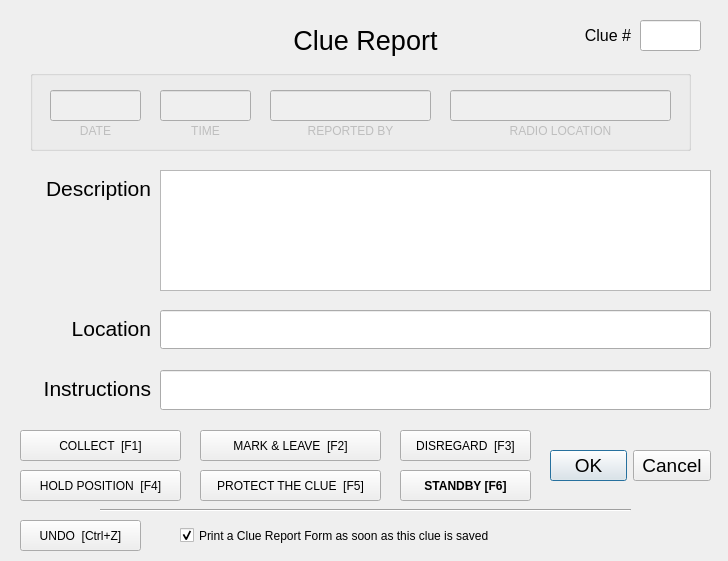
<?xml version="1.0" encoding="UTF-8"?>
<ui version="4.0">
 <class>clueDialog</class>
 <widget class="QDialog" name="clueDialog">
  <property name="geometry">
   <rect>
    <x>0</x>
    <y>0</y>
    <width>728</width>
    <height>561</height>
   </rect>
  </property>
  <property name="font">
   <font>
    <family>Segoe UI</family>
    <pointsize>16</pointsize>
   </font>
  </property>
  <property name="windowTitle">
   <string>Clue Report</string>
  </property>
  <widget class="QLabel" name="label_4">
   <property name="geometry">
    <rect>
     <x>10</x>
     <y>370</y>
     <width>141</width>
     <height>37</height>
    </rect>
   </property>
   <property name="font">
    <font>
     <family>Segoe UI</family>
     <pointsize>16</pointsize>
    </font>
   </property>
   <property name="text">
    <string>Instructions</string>
   </property>
   <property name="alignment">
    <set>Qt::AlignRight|Qt::AlignTrailing|Qt::AlignVCenter</set>
   </property>
  </widget>
  <widget class="QDialogButtonBox" name="buttonBox">
   <property name="geometry">
    <rect>
     <x>550</x>
     <y>440</y>
     <width>161</width>
     <height>51</height>
    </rect>
   </property>
   <property name="font">
    <font>
     <family>Segoe UI</family>
     <pointsize>14</pointsize>
    </font>
   </property>
   <property name="orientation">
    <enum>Qt::Horizontal</enum>
   </property>
   <property name="standardButtons">
    <set>QDialogButtonBox::Cancel|QDialogButtonBox::Ok</set>
   </property>
  </widget>
  <widget class="QLabel" name="label_3">
   <property name="geometry">
    <rect>
     <x>20</x>
     <y>310</y>
     <width>131</width>
     <height>37</height>
    </rect>
   </property>
   <property name="font">
    <font>
     <family>Segoe UI</family>
     <pointsize>16</pointsize>
    </font>
   </property>
   <property name="text">
    <string>Location</string>
   </property>
   <property name="alignment">
    <set>Qt::AlignRight|Qt::AlignTrailing|Qt::AlignVCenter</set>
   </property>
  </widget>
  <widget class="QLabel" name="label">
   <property name="geometry">
    <rect>
     <x>0</x>
     <y>170</y>
     <width>151</width>
     <height>37</height>
    </rect>
   </property>
   <property name="font">
    <font>
     <family>Segoe UI</family>
     <pointsize>16</pointsize>
    </font>
   </property>
   <property name="text">
    <string>Description</string>
   </property>
   <property name="alignment">
    <set>Qt::AlignRight|Qt::AlignTrailing|Qt::AlignVCenter</set>
   </property>
  </widget>
  <widget class="QLineEdit" name="instructionsField">
   <property name="geometry">
    <rect>
     <x>160</x>
     <y>370</y>
     <width>551</width>
     <height>40</height>
    </rect>
   </property>
   <property name="font">
    <font>
     <family>Segoe UI</family>
     <pointsize>16</pointsize>
    </font>
   </property>
  </widget>
  <widget class="QLineEdit" name="locationField">
   <property name="geometry">
    <rect>
     <x>160</x>
     <y>310</y>
     <width>551</width>
     <height>39</height>
    </rect>
   </property>
   <property name="font">
    <font>
     <family>Segoe UI</family>
     <pointsize>16</pointsize>
    </font>
   </property>
  </widget>
  <widget class="QLabel" name="label_2">
   <property name="geometry">
    <rect>
     <x>270</x>
     <y>20</y>
     <width>191</width>
     <height>41</height>
    </rect>
   </property>
   <property name="font">
    <font>
     <pointsize>20</pointsize>
    </font>
   </property>
   <property name="text">
    <string>Clue Report</string>
   </property>
   <property name="alignment">
    <set>Qt::AlignCenter</set>
   </property>
  </widget>
  <widget class="QLineEdit" name="clueNumberField">
   <property name="geometry">
    <rect>
     <x>640</x>
     <y>20</y>
     <width>61</width>
     <height>31</height>
    </rect>
   </property>
   <property name="font">
    <font>
     <pointsize>14</pointsize>
    </font>
   </property>
  </widget>
  <widget class="QLabel" name="label_6">
   <property name="geometry">
    <rect>
     <x>560</x>
     <y>20</y>
     <width>71</width>
     <height>31</height>
    </rect>
   </property>
   <property name="font">
    <font>
     <family>Segoe UI</family>
     <pointsize>12</pointsize>
    </font>
   </property>
   <property name="text">
    <string>Clue #</string>
   </property>
   <property name="alignment">
    <set>Qt::AlignRight|Qt::AlignTrailing|Qt::AlignVCenter</set>
   </property>
  </widget>
  <widget class="QGroupBox" name="groupBox">
   <property name="geometry">
    <rect>
     <x>30</x>
     <y>70</y>
     <width>661</width>
     <height>81</height>
    </rect>
   </property>
   <property name="title">
    <string/>
   </property>
   <widget class="QLineEdit" name="radioLocField">
    <property name="enabled">
     <bool>false</bool>
    </property>
    <property name="geometry">
     <rect>
      <x>420</x>
      <y>20</y>
      <width>221</width>
      <height>31</height>
     </rect>
    </property>
    <property name="font">
     <font>
      <family>Segoe UI</family>
      <pointsize>12</pointsize>
     </font>
    </property>
    <property name="focusPolicy">
     <enum>Qt::NoFocus</enum>
    </property>
    <property name="text">
     <string/>
    </property>
   </widget>
   <widget class="QLineEdit" name="callsignField">
    <property name="enabled">
     <bool>false</bool>
    </property>
    <property name="geometry">
     <rect>
      <x>240</x>
      <y>20</y>
      <width>161</width>
      <height>31</height>
     </rect>
    </property>
    <property name="font">
     <font>
      <family>Segoe UI</family>
      <pointsize>12</pointsize>
     </font>
    </property>
    <property name="focusPolicy">
     <enum>Qt::NoFocus</enum>
    </property>
    <property name="text">
     <string/>
    </property>
   </widget>
   <widget class="QLabel" name="label_5">
    <property name="enabled">
     <bool>false</bool>
    </property>
    <property name="geometry">
     <rect>
      <x>240</x>
      <y>40</y>
      <width>161</width>
      <height>41</height>
     </rect>
    </property>
    <property name="font">
     <font>
      <family>Segoe UI</family>
      <pointsize>9</pointsize>
     </font>
    </property>
    <property name="text">
     <string>REPORTED BY</string>
    </property>
    <property name="alignment">
     <set>Qt::AlignCenter</set>
    </property>
   </widget>
   <widget class="QLabel" name="label_8">
    <property name="enabled">
     <bool>false</bool>
    </property>
    <property name="geometry">
     <rect>
      <x>420</x>
      <y>40</y>
      <width>221</width>
      <height>41</height>
     </rect>
    </property>
    <property name="font">
     <font>
      <family>Segoe UI</family>
      <pointsize>9</pointsize>
     </font>
    </property>
    <property name="text">
     <string>RADIO LOCATION</string>
    </property>
    <property name="alignment">
     <set>Qt::AlignCenter</set>
    </property>
   </widget>
   <widget class="QLabel" name="label_7">
    <property name="enabled">
     <bool>false</bool>
    </property>
    <property name="geometry">
     <rect>
      <x>130</x>
      <y>40</y>
      <width>91</width>
      <height>41</height>
     </rect>
    </property>
    <property name="font">
     <font>
      <family>Segoe UI</family>
      <pointsize>9</pointsize>
     </font>
    </property>
    <property name="text">
     <string>TIME</string>
    </property>
    <property name="alignment">
     <set>Qt::AlignCenter</set>
    </property>
   </widget>
   <widget class="QLineEdit" name="timeField">
    <property name="enabled">
     <bool>false</bool>
    </property>
    <property name="geometry">
     <rect>
      <x>130</x>
      <y>20</y>
      <width>91</width>
      <height>31</height>
     </rect>
    </property>
    <property name="font">
     <font>
      <family>Segoe UI</family>
      <pointsize>12</pointsize>
     </font>
    </property>
    <property name="focusPolicy">
     <enum>Qt::NoFocus</enum>
    </property>
    <property name="text">
     <string/>
    </property>
   </widget>
   <widget class="QLineEdit" name="dateField">
    <property name="enabled">
     <bool>false</bool>
    </property>
    <property name="geometry">
     <rect>
      <x>20</x>
      <y>20</y>
      <width>91</width>
      <height>31</height>
     </rect>
    </property>
    <property name="font">
     <font>
      <family>Segoe UI</family>
      <pointsize>12</pointsize>
     </font>
    </property>
    <property name="focusPolicy">
     <enum>Qt::NoFocus</enum>
    </property>
    <property name="text">
     <string/>
    </property>
   </widget>
   <widget class="QLabel" name="label_9">
    <property name="enabled">
     <bool>false</bool>
    </property>
    <property name="geometry">
     <rect>
      <x>20</x>
      <y>40</y>
      <width>91</width>
      <height>41</height>
     </rect>
    </property>
    <property name="font">
     <font>
      <family>Segoe UI</family>
      <pointsize>9</pointsize>
     </font>
    </property>
    <property name="text">
     <string>DATE</string>
    </property>
    <property name="alignment">
     <set>Qt::AlignCenter</set>
    </property>
   </widget>
  </widget>
  <widget class="QPushButton" name="clueQuickTextButton1">
   <property name="geometry">
    <rect>
     <x>20</x>
     <y>430</y>
     <width>161</width>
     <height>31</height>
    </rect>
   </property>
   <property name="font">
    <font>
     <pointsize>9</pointsize>
    </font>
   </property>
   <property name="focusPolicy">
    <enum>Qt::NoFocus</enum>
   </property>
   <property name="text">
    <string>COLLECT  [F1]</string>
   </property>
   <property name="shortcut">
    <string>F1</string>
   </property>
  </widget>
  <widget class="QPushButton" name="clueQuickTextButton3">
   <property name="geometry">
    <rect>
     <x>400</x>
     <y>430</y>
     <width>131</width>
     <height>31</height>
    </rect>
   </property>
   <property name="font">
    <font>
     <pointsize>9</pointsize>
    </font>
   </property>
   <property name="focusPolicy">
    <enum>Qt::NoFocus</enum>
   </property>
   <property name="text">
    <string>DISREGARD  [F3]</string>
   </property>
   <property name="shortcut">
    <string>F3</string>
   </property>
  </widget>
  <widget class="QPushButton" name="clueQuickTextButton4">
   <property name="geometry">
    <rect>
     <x>20</x>
     <y>470</y>
     <width>161</width>
     <height>31</height>
    </rect>
   </property>
   <property name="font">
    <font>
     <pointsize>9</pointsize>
    </font>
   </property>
   <property name="focusPolicy">
    <enum>Qt::NoFocus</enum>
   </property>
   <property name="text">
    <string>HOLD POSITION  [F4]</string>
   </property>
   <property name="shortcut">
    <string>F4</string>
   </property>
  </widget>
  <widget class="QPushButton" name="clueQuickTextButton2">
   <property name="geometry">
    <rect>
     <x>200</x>
     <y>430</y>
     <width>181</width>
     <height>31</height>
    </rect>
   </property>
   <property name="font">
    <font>
     <pointsize>9</pointsize>
    </font>
   </property>
   <property name="focusPolicy">
    <enum>Qt::NoFocus</enum>
   </property>
   <property name="text">
    <string>MARK &amp;&amp; LEAVE  [F2]</string>
   </property>
   <property name="shortcut">
    <string>F2</string>
   </property>
  </widget>
  <widget class="QPushButton" name="clueQuickTextUndoButton">
   <property name="geometry">
    <rect>
     <x>20</x>
     <y>520</y>
     <width>121</width>
     <height>31</height>
    </rect>
   </property>
   <property name="font">
    <font>
     <pointsize>9</pointsize>
    </font>
   </property>
   <property name="focusPolicy">
    <enum>Qt::NoFocus</enum>
   </property>
   <property name="text">
    <string>UNDO  [Ctrl+Z]</string>
   </property>
   <property name="shortcut">
    <string>Ctrl+Z</string>
   </property>
  </widget>
  <widget class="QCheckBox" name="clueReportPrintCheckBox">
   <property name="geometry">
    <rect>
     <x>180</x>
     <y>520</y>
     <width>381</width>
     <height>31</height>
    </rect>
   </property>
   <property name="font">
    <font>
     <pointsize>9</pointsize>
    </font>
   </property>
   <property name="text">
    <string>Print a Clue Report Form as soon as this clue is saved</string>
   </property>
   <property name="checked">
    <bool>true</bool>
   </property>
  </widget>
  <widget class="QPushButton" name="clueQuickTextButton5">
   <property name="geometry">
    <rect>
     <x>200</x>
     <y>470</y>
     <width>181</width>
     <height>31</height>
    </rect>
   </property>
   <property name="font">
    <font>
     <pointsize>9</pointsize>
    </font>
   </property>
   <property name="focusPolicy">
    <enum>Qt::NoFocus</enum>
   </property>
   <property name="text">
    <string>PROTECT THE CLUE  [F5]</string>
   </property>
   <property name="shortcut">
    <string>F5</string>
   </property>
  </widget>
  <widget class="QPlainTextEdit" name="descriptionField">
   <property name="geometry">
    <rect>
     <x>160</x>
     <y>170</y>
     <width>551</width>
     <height>121</height>
    </rect>
   </property>
   <property name="cursor" stdset="0">
    <cursorShape>IBeamCursor</cursorShape>
   </property>
   <property name="mouseTracking">
    <bool>true</bool>
   </property>
   <property name="focusPolicy">
    <enum>Qt::StrongFocus</enum>
   </property>
   <property name="styleSheet">
    <string notr="true">font: 14pt &quot;Segoe UI&quot;;</string>
   </property>
   <property name="inputMethodHints">
    <set>Qt::ImhNone</set>
   </property>
   <property name="tabChangesFocus">
    <bool>true</bool>
   </property>
  </widget>
  <widget class="QPushButton" name="clueQuickTextButton6">
   <property name="geometry">
    <rect>
     <x>400</x>
     <y>470</y>
     <width>131</width>
     <height>31</height>
    </rect>
   </property>
   <property name="font">
    <font>
     <pointsize>9</pointsize>
     <weight>75</weight>
     <bold>true</bold>
    </font>
   </property>
   <property name="focusPolicy">
    <enum>Qt::NoFocus</enum>
   </property>
   <property name="text">
    <string>STANDBY [F6]</string>
   </property>
   <property name="shortcut">
    <string>F6</string>
   </property>
  </widget>
  <widget class="Line" name="line">
   <property name="geometry">
    <rect>
     <x>100</x>
     <y>500</y>
     <width>531</width>
     <height>20</height>
    </rect>
   </property>
   <property name="orientation">
    <enum>Qt::Horizontal</enum>
   </property>
  </widget>
  <zorder>groupBox</zorder>
  <zorder>label_4</zorder>
  <zorder>buttonBox</zorder>
  <zorder>label_3</zorder>
  <zorder>label</zorder>
  <zorder>instructionsField</zorder>
  <zorder>locationField</zorder>
  <zorder>label_2</zorder>
  <zorder>clueNumberField</zorder>
  <zorder>label_6</zorder>
  <zorder>clueQuickTextButton1</zorder>
  <zorder>clueQuickTextButton3</zorder>
  <zorder>clueQuickTextButton4</zorder>
  <zorder>clueQuickTextButton2</zorder>
  <zorder>clueQuickTextUndoButton</zorder>
  <zorder>clueReportPrintCheckBox</zorder>
  <zorder>clueQuickTextButton5</zorder>
  <zorder>descriptionField</zorder>
  <zorder>clueQuickTextButton6</zorder>
  <zorder>line</zorder>
 </widget>
 <tabstops>
  <tabstop>clueNumberField</tabstop>
  <tabstop>descriptionField</tabstop>
  <tabstop>locationField</tabstop>
  <tabstop>instructionsField</tabstop>
  <tabstop>clueReportPrintCheckBox</tabstop>
 </tabstops>
 <resources/>
 <connections>
  <connection>
   <sender>buttonBox</sender>
   <signal>accepted()</signal>
   <receiver>clueDialog</receiver>
   <slot>accept()</slot>
   <hints>
    <hint type="sourcelabel">
     <x>616</x>
     <y>391</y>
    </hint>
    <hint type="destinationlabel">
     <x>614</x>
     <y>436</y>
    </hint>
   </hints>
  </connection>
  <connection>
   <sender>buttonBox</sender>
   <signal>rejected()</signal>
   <receiver>clueDialog</receiver>
   <slot>close()</slot>
   <hints>
    <hint type="sourcelabel">
     <x>710</x>
     <y>410</y>
    </hint>
    <hint type="destinationlabel">
     <x>694</x>
     <y>432</y>
    </hint>
   </hints>
  </connection>
  <connection>
   <sender>clueQuickTextButton1</sender>
   <signal>clicked()</signal>
   <receiver>clueDialog</receiver>
   <slot>clueQuickTextAction()</slot>
   <hints>
    <hint type="sourcelabel">
     <x>50</x>
     <y>360</y>
    </hint>
    <hint type="destinationlabel">
     <x>11</x>
     <y>363</y>
    </hint>
   </hints>
  </connection>
  <connection>
   <sender>clueQuickTextButton2</sender>
   <signal>clicked()</signal>
   <receiver>clueDialog</receiver>
   <slot>clueQuickTextAction()</slot>
   <hints>
    <hint type="sourcelabel">
     <x>213</x>
     <y>360</y>
    </hint>
    <hint type="destinationlabel">
     <x>256</x>
     <y>342</y>
    </hint>
   </hints>
  </connection>
  <connection>
   <sender>clueQuickTextButton3</sender>
   <signal>clicked()</signal>
   <receiver>clueDialog</receiver>
   <slot>clueQuickTextAction()</slot>
   <hints>
    <hint type="sourcelabel">
     <x>419</x>
     <y>358</y>
    </hint>
    <hint type="destinationlabel">
     <x>542</x>
     <y>341</y>
    </hint>
   </hints>
  </connection>
  <connection>
   <sender>clueQuickTextButton4</sender>
   <signal>clicked()</signal>
   <receiver>clueDialog</receiver>
   <slot>clueQuickTextAction()</slot>
   <hints>
    <hint type="sourcelabel">
     <x>32</x>
     <y>409</y>
    </hint>
    <hint type="destinationlabel">
     <x>111</x>
     <y>440</y>
    </hint>
   </hints>
  </connection>
  <connection>
   <sender>clueQuickTextUndoButton</sender>
   <signal>clicked()</signal>
   <receiver>clueDialog</receiver>
   <slot>clueQuickTextUndo()</slot>
   <hints>
    <hint type="sourcelabel">
     <x>129</x>
     <y>520</y>
    </hint>
    <hint type="destinationlabel">
     <x>508</x>
     <y>419</y>
    </hint>
   </hints>
  </connection>
  <connection>
   <sender>clueQuickTextButton5</sender>
   <signal>clicked()</signal>
   <receiver>clueDialog</receiver>
   <slot>clueQuickTextAction()</slot>
   <hints>
    <hint type="sourcelabel">
     <x>298</x>
     <y>413</y>
    </hint>
    <hint type="destinationlabel">
     <x>312</x>
     <y>428</y>
    </hint>
   </hints>
  </connection>
  <connection>
   <sender>clueQuickTextButton6</sender>
   <signal>clicked()</signal>
   <receiver>clueDialog</receiver>
   <slot>clueQuickTextAction()</slot>
   <hints>
    <hint type="sourcelabel">
     <x>465</x>
     <y>485</y>
    </hint>
    <hint type="destinationlabel">
     <x>363</x>
     <y>280</y>
    </hint>
   </hints>
  </connection>
 </connections>
 <slots>
  <slot>clueQuickTextAction()</slot>
  <slot>clueQuickTextUndo()</slot>
 </slots>
</ui>
